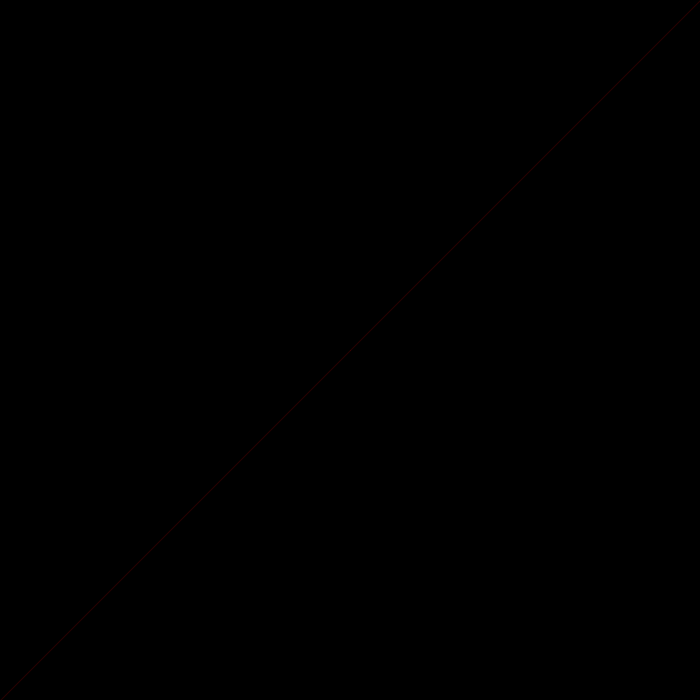
Frame 1 (no input)
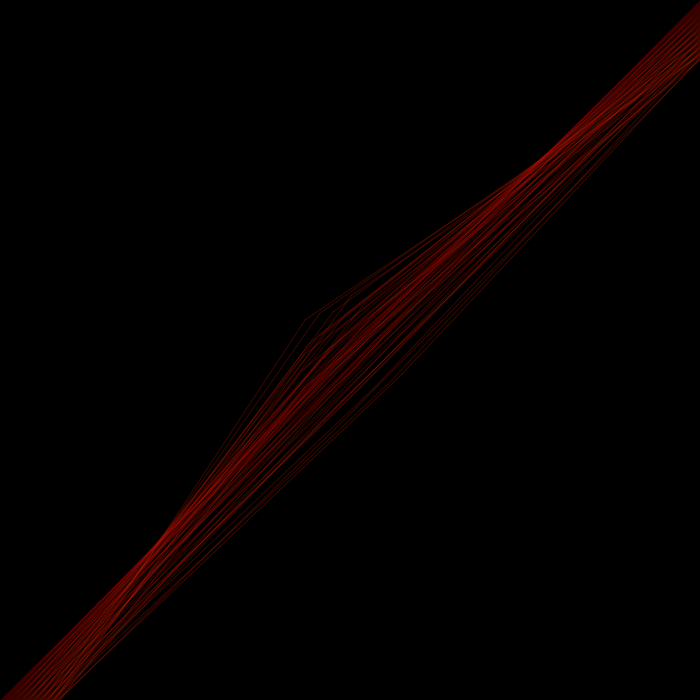
Frame 60 (the mouse pressed at the canvas centre just before this capture)
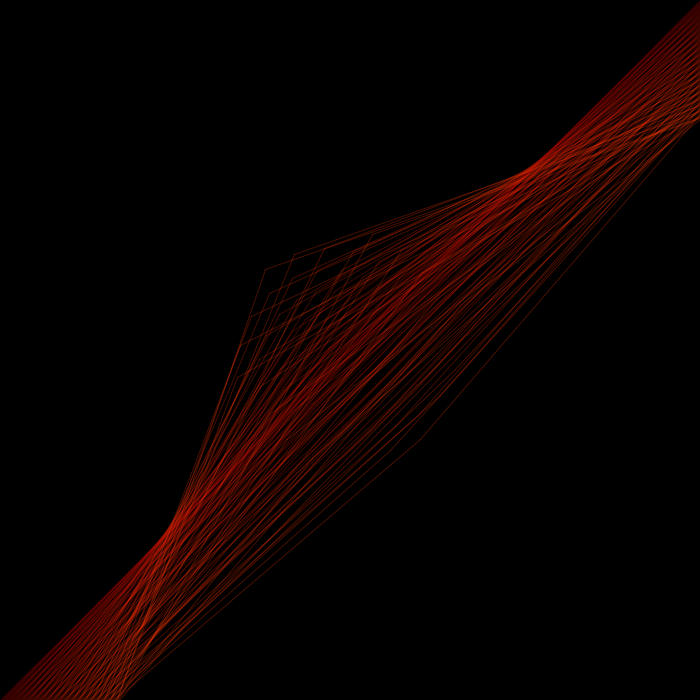
Frame 120 (the mouse held since frame 60 and released just before this capture)

The Processing sketch that drew these frames (run headless with seeded random() and noise(); from frame 60 on, the mouse is pressed at the canvas centre):

// Processing sketch: processing_135725
// ── processing_135725.pde

float r = 0;
float p=0;
float q=0;
float u=0;
float theta = 0;
float c= random(50, 100);



void setup() {
  size(700, 700);
  background(0);
  smooth();
}

void draw() {
  float x = r*cos(theta);
  float y = r*sin(theta);

  stroke(r+150, r/2, 0, 70); 
  line(x+width/2, y+height/2, r, q+height);
  line(x+width/2, y+height/2, u+width, r); 

  theta++;
  r++;

  if (x>=500) {
    background(0);
    r=0;
    theta=0;
  }
}
